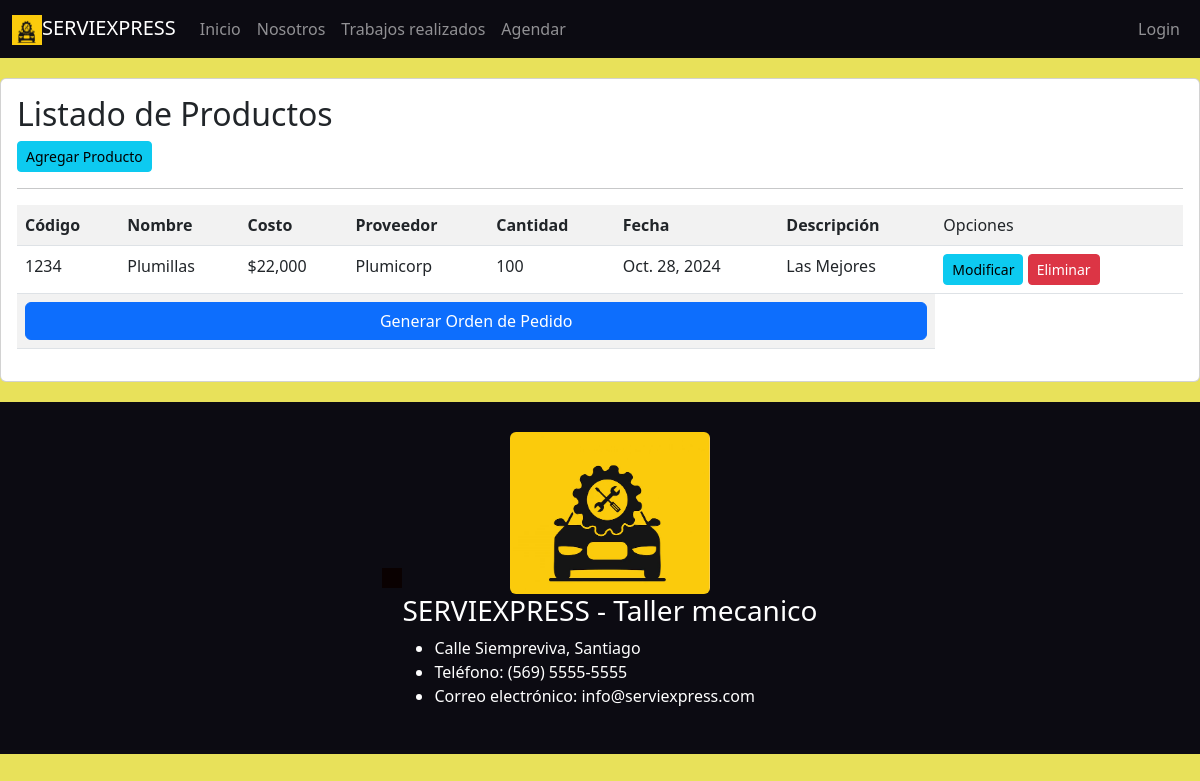
Page /listar/ on the earlier database version.
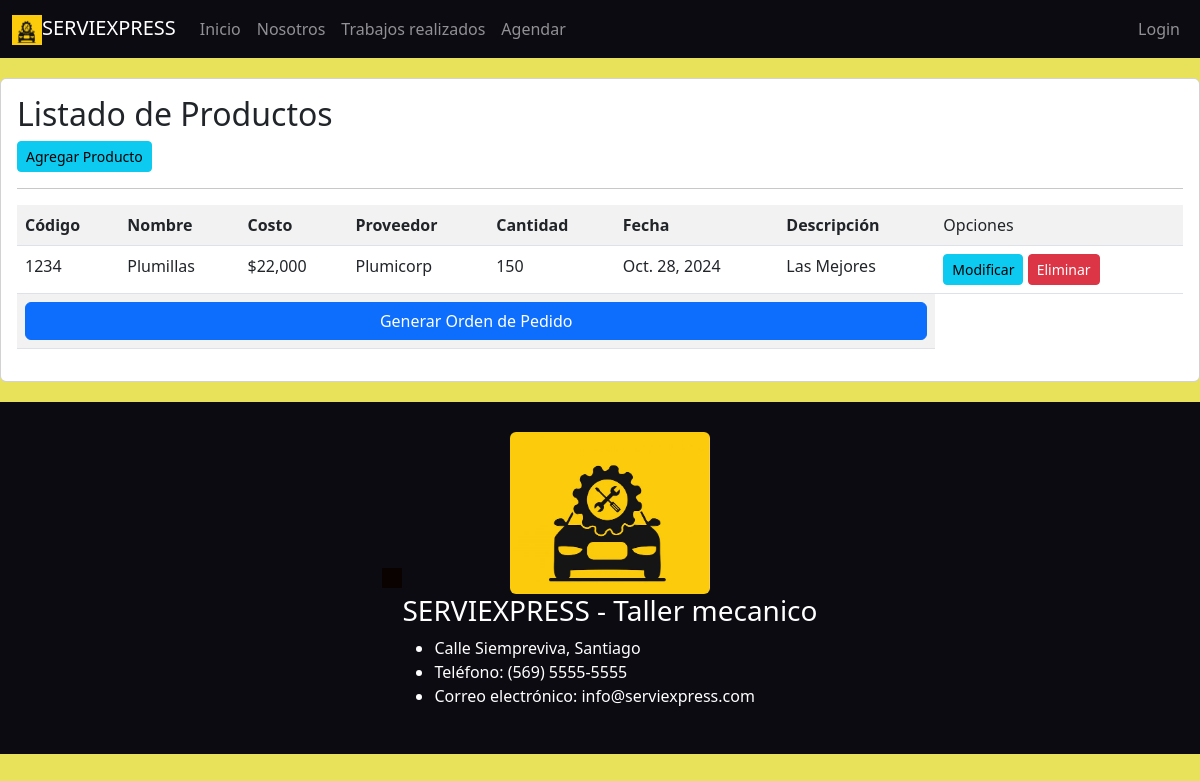
Same page on the later database version.
### taller/models.py (models this page shows, shortened)
class Producto(models.Model):
    codigo = models.CharField(max_length=10)
    nombre = models.CharField(max_length=100)
    costo = models.IntegerField()
    proveedor = models.CharField(max_length=100)
    cantidad = models.IntegerField()
    fecha = models.DateField(default=timezone.now)
    descripcion = models.TextField()

### taller/views.py (the view)
# urls.py: path('listar/', views.listar, name='reportes'),
def listar(request):
    productos = Producto.objects.all()
    data= {
    'productos': productos
    }
    return render(request, 'taller/Producto/Listar.html', data)

### taller/templates/taller/Producto/Listar.html
{% extends 'taller/Base.html' %}
{% load static %}
{% block content %}
{% load humanize %}
<div class="card">
    <div class="card-body">
        <h2>Listado de Productos</h2>
        <a href="/agregar-producto" class="btn btn-info btn-sm">Agregar Producto</a>
        <hr>
<table class="table table-striped table-hover table-responsive-sm">
    <tr>
        <th>Código</th>
        <th>Nombre</th>
        <th>Costo</th>
        <th>Proveedor</th>
        <th>Cantidad</th>
        <th>Fecha</th>
        <th>Descripción</th>
        <td>Opciones</td>
    </tr>
    {% for p in productos %}
    <tr>
        <td>{{ p.codigo | title }}</td>
        <td>{{ p.nombre | title }}</td>
        <td>${{ p.costo | intcomma }}</td>
        <td>{{ p.proveedor | title }}</td>
        <td>{{ p.cantidad | intcomma }}</td>
        <td>{{ p.fecha | date }}</td>
        <td>{{ p.descripcion | title }}</td>
        <td>
            <a href="{% url 'modificar' p.id %}"  class="btn btn-info btn-sm">Modificar</a>
            <a href="{% url 'eliminar' p.id %} " class="btn btn-danger btn-sm">Eliminar</a>
        </td>
    </tr>
    {% endfor %}
    <tr>
        <td colspan="7">
            <a href="{% url 'generar_orden_pedido_pdf' %}" class="btn btn-primary d-flex justify-content-center">Generar Orden de Pedido</a>
        </td>
    </tr>
</table>
</div>
</div>
{% endblock %}

### taller/templates/taller/Base.html (shortened to what this page needs)
{% load static %}
<!DOCTYPE html>
<html>
<head>
  <link href="https://cdn.jsdelivr.net/npm/bootstrap@5.3.0-alpha3/dist/css/bootstrap.min.css" rel="stylesheet">
  <link rel="stylesheet" href="{% static 'css/Base.css' %}">
  <link rel="stylesheet" href="{% static 'css/divisas.css' %}">
</head>
<body>
  <header>
    <nav class="navbar navbar-expand-lg navbar-dark" style="background-color: #0c0b12;">
      <div class="container-fluid">
        <a class="navbar-brand" href="/"><img src="{%static 'images/logo.png'%}" alt="Rayo Makween" width="30" height="30">SERVIEXPRESS</a>
        <div class="collapse navbar-collapse" id="navbarSupportedContent">
          <ul class="navbar-nav me-auto mb-2 mb-lg-0">
            <li class="nav-item">
              <a class="nav-link" aria-current="page" href="/">Inicio</a>
            </li>
            <li class="nav-item">
              <a class="nav-link" href="/nosotros">Nosotros</a>
            </li>
            <li class="nav-item">
              <a class="nav-link" href="/trabajos">Trabajos realizados</a>
            </li>
            <li class="nav-item">
              <a class="nav-link" href="/agendar">Agendar</a>
            </li>
          </ul>
          <ul class="navbar-nav mb-2 mb-lg-0 justify-content-end">
            {% if user.is_authenticated %}
            <li class="nav-item">
              <a class="nav-link" href="{% url 'logout' %}">Cerrar Sesion</a>
            </li>
            <li class="nav-item">
              <a class="nav-link" href="#">@{{ user.username }}</a>
            </li>
            {% else %}
            <li class="nav-item">
              <a class="nav-link" href="{% url 'login' %}">Login</a>
            </li>
            {% endif %}
          </ul>
        </div>
      </div>
    </nav>
  </header>
{% block content %}
{% endblock %}
  <footer class="footer">
    <div class="container-fluid d-flex justify-content-center align-items-center">
      <div id="currency-container"></div>
      <div class="container2">
        <div class="logo">
          <img src="{%static 'images/logo.png'%}" alt="rayo" width="200" height="auto" class="rounded mx-auto d-block">
        </div>
        <div class="info">
          <h3>SERVIEXPRESS - Taller mecanico</h3>
          <ul>
            <li>Calle Siempreviva, Santiago</li>
            <li>Teléfono: (569) 5555-5555</li>
            <li>Correo electrónico: info@serviexpress.com</li>
          </ul>
        </div>
  </footer>
</body>
</html>

### taller/static/css/Base.css (style rules this page uses)
body { background-color: #e8e15a; }
header { margin-bottom: 20px; }
footer { background-color: #0c0b12; padding: 20px 0; color: #ffffff; padding: 30px; margin-top: 20px; }
footer .logo { width: 200px; height: auto; display: block; margin: 0 auto; }
.card { margin-bottom: 20px; }

### taller/static/css/divisas.css (style rules this page uses)
#currency-container { display: flex; flex-direction: column; align-items: center; padding: 10px; background-color: rgb(10, 1, 1); max-width: 250px; margin: 1 auto; }

Differences in the rows shown:
changed Producto "Plumillas": cantidad "100" → "150"
